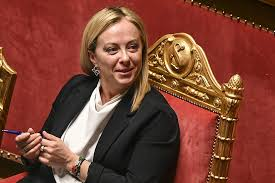
#> input picture donna.jfif, 275 x 183 px
$ jupyter execute remove_background.ipynb
#> lines starting #> are read from the running program, lines starting #| are printed output that depends on the picture; after the words box and inside, x2 and y2 are one past the last pixel; in counts of white or black regions, pixels touching at a corner belong together
[cell 1]
import cv2
import numpy as np

# Read image
img = cv2.imread('donna.jfif')
#> img is the input picture: shape (183, 275, 3); mean B, G, R 51.1, 65.7, 122.6
hh, ww = img.shape[:2]
#> hh = 183; ww = 275

# threshold on white
# Define lower and uppper limits
lower = np.array([200, 200, 200])
upper = np.array([255, 255, 255])

# Create mask to only select black
thresh = cv2.inRange(img, lower, upper)
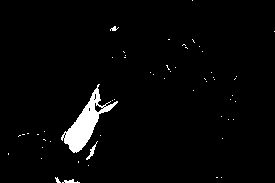
#> thresh: shape (183, 275); 2.8% white; 55 white regions (51 under 20 px), largest, box (x1, y1, x2, y2) and area: (61, 84, 118, 153) 1184, (86, 141, 98, 160) 54, (62, 179, 80, 183) 38, (110, 26, 119, 31) 23

# apply morphology
kernel = cv2.getStructuringElement(cv2.MORPH_ELLIPSE, (20,20))
morph = cv2.morphologyEx(thresh, cv2.MORPH_CLOSE, kernel)
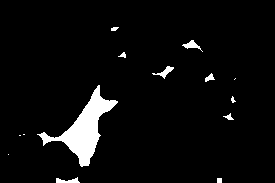
#> morph: shape (183, 275); 4.7% white; 14 white regions (5 under 20 px), largest, box (x1, y1, x2, y2) and area: (37, 85, 118, 167) 1911, (152, 66, 174, 79) 92, (182, 40, 203, 52) 90

# invert morp image
mask = 255 - morph

# apply mask to image
result = cv2.bitwise_and(img, img, mask=mask)
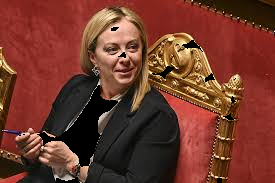
#> result: shape (183, 275, 3); mean B, G, R 42.6, 56.6, 112.8


# [5 lines of commented-out code are left out]

cv2.imshow('thresh', thresh)
cv2.imshow('morph', morph)
cv2.imshow('mask', mask)
cv2.imshow('result', result)
cv2.waitKey(0)
cv2.destroyAllWindows()

$ run again, with faceone.jfif copied over donna.jfif
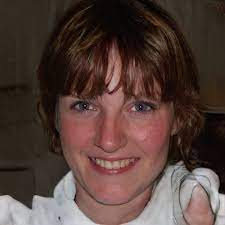
#> input picture faceone.jfif, 225 x 225 px
#> img is the input picture: shape (225, 225, 3); mean B, G, R 57, 62.8, 83.5
#> `thresh = cv2.inRange(img, lower, upper)`:
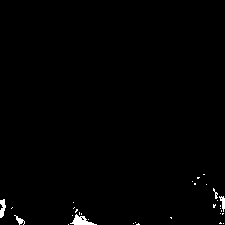
#> thresh: shape (225, 225); 0.78% white; 32 white regions (27 under 20 px), largest, box (x1, y1, x2, y2) and area: (70, 214, 97, 225) 139, (0, 199, 6, 218) 75, (219, 196, 225, 212) 49, (14, 215, 25, 225) 43, (213, 188, 218, 199) 22
#> `morph = cv2.morphologyEx(thresh, cv2.MORPH_CLOSE, kernel)`:
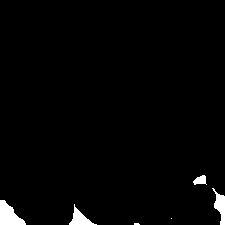
#> morph: shape (225, 225); 1.9% white; 6 white regions (2 under 20 px), largest, box (x1, y1, x2, y2) and area: (0, 200, 26, 225) 389, (212, 188, 225, 225) 234, (69, 204, 97, 225) 229, (193, 175, 207, 185) 92

$ run again, with giraf.jfif copied over donna.jfif
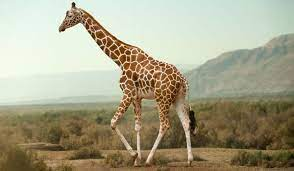
#> input picture giraf.jfif, 294 x 171 px
#> img is the input picture: shape (171, 294, 3); mean B, G, R 136.5, 161.8, 166.5
#> `thresh = cv2.inRange(img, lower, upper)`:
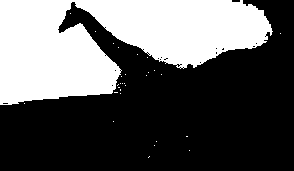
#> thresh: shape (171, 294); 36.5% white; 30 white regions (29 under 20 px), largest, box (x1, y1, x2, y2) and area: (0, 0, 273, 105) 18336
#> morph: shape (171, 294); 40.4% white; 2 white regions (1 under 20 px), largest, box (x1, y1, x2, y2) and area: (0, 0, 281, 106) 20318
#> `result = cv2.bitwise_and(img, img, mask=mask)`:
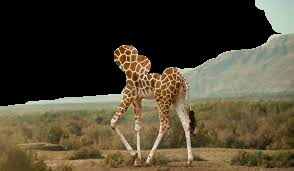
#> result: shape (171, 294, 3); mean B, G, R 50.8, 69.8, 78
